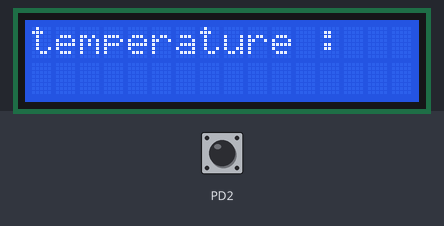
This program was run on a simulated ATmega32, built with avr-gcc and emulated at 8 MHz. Shown: 16×2 character LCD. Wiring (inferred from the names in the program): character LCD (HD44780): RS PA3; E PA2; data PB0, PB1, PB2, PB4. The test bench sets the inputs (shaded band); at power-on: PD2 HIGH.

Above: at 1.2 s.
1.3 s: PD2 pulled LOW for 0.15 s
At 2.3 s:
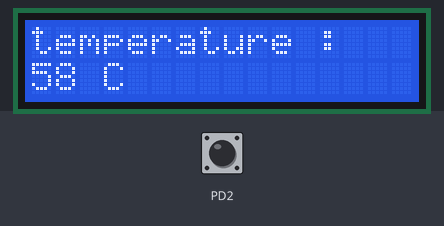
Timing chart, 0 to 4.3 s (numbered marks = the images above; inputs shaded):
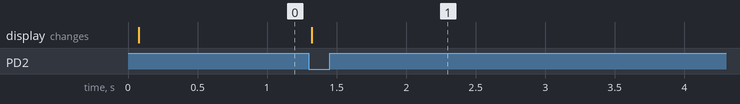

The program:

main.c
```c
/*
 * main.c
 *
 *  Created on: Oct 26, 2023
 *      Author: Mostafa_mohammed
 */

#include "COTS/LIB/Bit_Math.h"
#include "COTS/LIB/STD_Types.h"
#include "COTS/MCAL/DIO/DIO_interface.h"
#include "COTS/MCAL/GIE/GIE_interface.h"
#include "COTS/MCAL/EXTI/EXTI_interface.h"
#include "COTS/MCAL/ADC/ADC_interface.h"
#include "COTS/HAL/LCD/LCD_interface.h"
#include "COTS/Services/Mapping/Mapping_interface.h"

volatile u8 conversionFlag = 0;

void ADC_ISR(void){
	conversionFlag = 1;
}

u16 GetTemperature(u16 ADC_data){

	u16 temp;

	temp = Mapping_u16Map(ADC_data,0,1023,0,500);

	return temp;
}

int main(){

	GIE_voidEnable();

	DIO_voidSetPinDirection(PORTD,PIN2,PIN_INPUT);
	DIO_voidSetPinValue(PORTD,PIN2,PIN_HIGH);

	EXTI_voidEnable(EXTI_0);
	EXTI_voidSetSenseCase(EXTI_0,FALLING_EDGE_SENSE);

	ADC_voidInitilize();
	ADC_voidEnableAutoTriggerMode(External_Interrupt_Request_0);
	ADC_voidSelectChannel(ADC0);
	ADC_SetCallBack(ADC_ISR);

	LCD_voidInitialize();
	LCD_voidWriteString((u8*)"temperature : ");

	u16 ADC_data,temp;

	while(1){

		if(conversionFlag){

			ADC_data = ADC_u16ReadData();
			temp = GetTemperature(ADC_data);

			LCD_voidGoToXY(1,0);
			LCD_voidWriteNumber((s32)temp);
			LCD_voidWriteString((u8*)" C    ");

			conversionFlag = 0;
		}
	}

	return 0;
}
```

Mapping_interface.h
```c
/*************************************************************************/
/************************* Author : Moustafa mohammed Mostafa  **************/
/************************ Date : 24/10/2023               ****************/
/************************ Description : mapping interface ****************/
/*************************************************************************/

#ifndef MAPPING_INTERFACE_H
#define MAPPING_INTERFACE_H

u16 Mapping_u16Map(u16 x,u16 x1,u16 x2,u16 y1,u16 y2);


#endif // MAPPING_INTERFACE_H
```

Mapping_program.c
```c
/*************************************************************************/
/************************* Author : Moustafa mohammed Mostafa  **************/
/************************ Date : 24/10/2023               ****************/
/************************ Date : 24/10/2023               ****************/
/************************ Description : mapping program   ****************/
/*************************************************************************/

#include "../../LIB/Bit_Math.h"
#include "../../LIB/STD_Types.h"
#include "Mapping_interface.h"

u16 Mapping_u16Map(u16 x,u16 x1,u16 x2,u16 y1,u16 y2){

	u16 y;

	y = ((u32)((x-x1)*(y2-y1))/(x2-x1))+y1;

	return y;
}
```

LCD_config.h
```c
/********************************************************************/
/************************* Author : Moustafa mohammed Mostafa  **************/
/******************** Date  : 21/10/2023            *****************/
/******************** Description : LCD configuration ***************/
/********************************************************************/

#ifndef LCD_CONFIG_H
#define LCD_CONFIG_H

#define LCD_CONTROL_PORT	PORTA
#define LCD_DATA_PORT		PORTB

#define LCD_RS_PIN			PIN3
#define LCD_EN_PIN			PIN2
#define LCD_DATA_PIN4		PIN0
#define LCD_DATA_PIN5		PIN1
#define LCD_DATA_PIN6		PIN2
#define LCD_DATA_PIN7		PIN4

#endif //LCD_CONFIG_H
```

Mapping_interface.h
```c
/*************************************************************************/
/************************* Author : Moustafa mohammed Mostafa  **************/
/************************ Date : 24/10/2023               ****************/
/************************ Description : mapping interface ****************/
/*************************************************************************/

#ifndef MAPPING_INTERFACE_H
#define MAPPING_INTERFACE_H

u16 Mapping_u16Map(u16 x,u16 x1,u16 x2,u16 y1,u16 y2);


#endif // MAPPING_INTERFACE_H
```

Mapping_program.c
```c
/*************************************************************************/
/************************* Author : Moustafa mohammed Mostafa  **************/
/************************ Date : 24/10/2023               ****************/
/************************ Description : mapping program   ****************/
/*************************************************************************/

#include "../../LIB/Bit_Math.h"
#include "../../LIB/STD_Types.h"
#include "Mapping_interface.h"

u16 Mapping_u16Map(u16 x,u16 x1,u16 x2,u16 y1,u16 y2){

	u16 y;

	y = ((u32)((x-x1)*(y2-y1))/(x2-x1))+y1;

	return y;
}
```

LCD_interface.h
```c
/********************************************************************/
/************************* Author : Moustafa mohammed Mostafa  **************/
/******************** Date  : 21/10/2023            *****************/
/******************** Description : LCD interface   *****************/
/********************************************************************/

#ifndef LCD_INTERFACE_H
#define LCD_INTERFACE_H

#define INITIALIZE							0b00000010
#define FUNCTION_SET_2LINES_5x7_DOTS		0b00101000
#define DISPLAY_ON_CURSOR_ON_BLINK_ON		0b00001111
#define DISPLAY_ON_CURSOR_OFF				0b00001100
#define DISPLAY_CLEAR						0b00000001
#define ENTRY_MODE_SET						0b00000110

#define LINE0_ADDRESS						0x80
#define LINE1_ADDRESS						0xC0
#define LINE2_ADDRESS						0x94
#define LINE3_ADDRESS						0xD4

#define LINE0	0
#define LINE1	1
#define LINE2	2
#define LINE3	3

#define MAX_INT_DIGITS		10
#define ZERO_ASCII			'0'

void LCD_voidInitialize();
void LCD_voidWriteData(u8 Copy_u8Data);
void LCD_voidWriteCommand(u8 Copy_u8Command);
void LCD_voidClearDisplay();
void LCD_voidGoToXY(u8 Copy_u8Line,u8 Copy_u8Col);
void LCD_voidWriteString(u8 *Copy_u8String);
void LCD_voidWriteNumber(s32 Copy_u32Number);

#endif //LCD_INTERFACE_H
```

LCD_program.c
```c
/********************************************************************/
/************************* Author : Moustafa mohammed Mostafa  **************/
/******************** Date  : 21/10/2023            *****************/
/******************** Description : LCD program     *****************/
/********************************************************************/


#include "../../LIB/Bit_Math.h"
#include "../../LIB/STD_Types.h"
#include "../../MCAL/DIO/DIO_interface.h"
#include "LCD_private.h"
#include "LCD_config.h"
#include "LCD_interface.h"
#include "avr/delay.h"

void LCD_voidInitialize(){

	DIO_voidSetPinDirection(LCD_CONTROL_PORT,LCD_RS_PIN,PIN_OUTPUT);
	DIO_voidSetPinDirection(LCD_CONTROL_PORT,LCD_EN_PIN,PIN_OUTPUT);

	DIO_voidSetPinDirection(LCD_DATA_PORT,LCD_DATA_PIN4,PIN_OUTPUT);
	DIO_voidSetPinDirection(LCD_DATA_PORT,LCD_DATA_PIN5,PIN_OUTPUT);
	DIO_voidSetPinDirection(LCD_DATA_PORT,LCD_DATA_PIN6,PIN_OUTPUT);
	DIO_voidSetPinDirection(LCD_DATA_PORT,LCD_DATA_PIN7,PIN_OUTPUT);
	_delay_ms(30);

	LCD_voidWriteCommand(INITIALIZE);
	LCD_voidWriteCommand(FUNCTION_SET_2LINES_5x7_DOTS);
	_delay_ms(2);

	LCD_voidWriteCommand(DISPLAY_ON_CURSOR_OFF);
	_delay_ms(2);

	LCD_voidWriteCommand(DISPLAY_CLEAR);
	_delay_ms(2);

	LCD_voidWriteCommand(ENTRY_MODE_SET);
}

void LCD_voidWriteCommand(u8 Copy_u8Command){

	DIO_voidSetPinValue(LCD_CONTROL_PORT,LCD_RS_PIN,PIN_LOW);

	DIO_voidSetPinValue(LCD_DATA_PORT,LCD_DATA_PIN4,GET_BIT(Copy_u8Command,4));
	DIO_voidSetPinValue(LCD_DATA_PORT,LCD_DATA_PIN5,GET_BIT(Copy_u8Command,5));
	DIO_voidSetPinValue(LCD_DATA_PORT,LCD_DATA_PIN6,GET_BIT(Copy_u8Command,6));
	DIO_voidSetPinValue(LCD_DATA_PORT,LCD_DATA_PIN7,GET_BIT(Copy_u8Command,7));

	DIO_voidSetPinValue(LCD_CONTROL_PORT,LCD_EN_PIN,PIN_HIGH);
	_delay_ms(1);
	DIO_voidSetPinValue(LCD_CONTROL_PORT,LCD_EN_PIN,PIN_LOW);

	DIO_voidSetPinValue(LCD_DATA_PORT,LCD_DATA_PIN4,GET_BIT(Copy_u8Command,0));
	DIO_voidSetPinValue(LCD_DATA_PORT,LCD_DATA_PIN5,GET_BIT(Copy_u8Command,1));
	DIO_voidSetPinValue(LCD_DATA_PORT,LCD_DATA_PIN6,GET_BIT(Copy_u8Command,2));
	DIO_voidSetPinValue(LCD_DATA_PORT,LCD_DATA_PIN7,GET_BIT(Copy_u8Command,3));

	DIO_voidSetPinValue(LCD_CONTROL_PORT,LCD_EN_PIN,PIN_HIGH);
	_delay_ms(1);
	DIO_voidSetPinValue(LCD_CONTROL_PORT,LCD_EN_PIN,PIN_LOW);
}

void LCD_voidWriteData(u8 Copy_u8Data){

	DIO_voidSetPinValue(LCD_CONTROL_PORT,LCD_RS_PIN,PIN_HIGH);

	DIO_voidSetPinValue(LCD_DATA_PORT,LCD_DATA_PIN4,GET_BIT(Copy_u8Data,4));
	DIO_voidSetPinValue(LCD_DATA_PORT,LCD_DATA_PIN5,GET_BIT(Copy_u8Data,5));
	DIO_voidSetPinValue(LCD_DATA_PORT,LCD_DATA_PIN6,GET_BIT(Copy_u8Data,6));
	DIO_voidSetPinValue(LCD_DATA_PORT,LCD_DATA_PIN7,GET_BIT(Copy_u8Data,7));

	DIO_voidSetPinValue(LCD_CONTROL_PORT,LCD_EN_PIN,PIN_HIGH);
	_delay_ms(1);
	DIO_voidSetPinValue(LCD_CONTROL_PORT,LCD_EN_PIN,PIN_LOW);

	DIO_voidSetPinValue(LCD_DATA_PORT,LCD_DATA_PIN4,GET_BIT(Copy_u8Data,0));
	DIO_voidSetPinValue(LCD_DATA_PORT,LCD_DATA_PIN5,GET_BIT(Copy_u8Data,1));
	DIO_voidSetPinValue(LCD_DATA_PORT,LCD_DATA_PIN6,GET_BIT(Copy_u8Data,2));
	DIO_voidSetPinValue(LCD_DATA_PORT,LCD_DATA_PIN7,GET_BIT(Copy_u8Data,3));

	DIO_voidSetPinValue(LCD_CONTROL_PORT,LCD_EN_PIN,PIN_HIGH);
	_delay_ms(1);
	DIO_voidSetPinValue(LCD_CONTROL_PORT,LCD_EN_PIN,PIN_LOW);
}

void LCD_voidClearDisplay(){
	LCD_voidWriteCommand(DISPLAY_CLEAR);
}

void LCD_voidGoToXY(u8 Copy_u8Line,u8 Copy_u8Col){
	switch(Copy_u8Line){
		case LINE0:
			LCD_voidWriteCommand(LINE0_ADDRESS+Copy_u8Col);
			break;
		case LINE1:
			LCD_voidWriteCommand(LINE1_ADDRESS+Copy_u8Col);
			break;
		case LINE2:
			LCD_voidWriteCommand(LINE2_ADDRESS+Copy_u8Col);
			break;
		case LINE3:
			LCD_voidWriteCommand(LINE3_ADDRESS+Copy_u8Col);
			break;
	}
}

void LCD_voidWriteString(u8 *Copy_u8String){
	u8 i=0;
	while(Copy_u8String[i]!='\0'){
		LCD_voidWriteData(Copy_u8String[i]);
		i++;
	}
}

void LCD_voidWriteNumber(s32 Copy_u32Number){
	u8 arr[MAX_INT_DIGITS];
	u8 i=0;
	if(Copy_u32Number==0){
		LCD_voidWriteData(ZERO_ASCII);
	}
	else if(Copy_u32Number<0){
		LCD_voidWriteData('-');
		Copy_u32Number*=-1;
		while(Copy_u32Number>0){
			arr[i]=Copy_u32Number%10;
			Copy_u32Number/=10;
			i++;
		}
		for(u8 j=i;j>0;j--){
			LCD_voidWriteData(arr[j-1]+ZERO_ASCII);
		}
	}
	else{
		while(Copy_u32Number>0){
			arr[i]=Copy_u32Number%10;
			Copy_u32Number/=10;
			i++;
		}
		for(u8 j=i;j>0;j--){
			LCD_voidWriteData(arr[j-1]+ZERO_ASCII);
		}
	}
}
```

Bit_Math.h
```c
/**********************************************************************/
/************************* Author : Moustafa mohammed Mostafa  **************/
/*                    Date: 20/10/2023                                */
/*                    Description: Bit Math                           */
/**********************************************************************/

#ifndef BIT_MATH_H
#define BIT_MATH_H

#define GET_BIT(reg,bitNum) (reg>>bitNum)&1
#define SET_BIT(reg,bitNum) reg|=(1<<bitNum)
#define CLR_BIT(reg,bitNum) reg&=(~(1<<bitNum))
#define TOG_BIT(reg,bitNum) reg^=(1<<bitNum)

#define SET_BYTE(reg,val)	reg=val
#define CONC_BYTE(b7,b6,b5,b,b3,b2,b1,b0)	0b##b7##b6##b5##b4##b3##b2##b1##b0

#endif //BIT_MATH_H
```

STD_Types.h
```c
/**********************************************************************/
/************************* Author : Moustafa mohammed Mostafa  **************/
/*                    Date: 20/10/2023                                */
/*                    Description: STD TYPES                          */
/**********************************************************************/

#ifndef STD_TYPES_H
#define STD_TYPES_H

// data types
typedef unsigned char u8;
typedef unsigned short int u16;
typedef unsigned long int u32;
typedef unsigned long long int u64;
typedef signed char s8;
typedef signed short int s16;
typedef signed long int s32;
typedef signed long long int s64;
typedef float f32;
typedef double f64;

#define NULL ((void *)(0x00))

#endif //STD_TYPES_H
```

ADC_config.h
```c
/*******************************************************************************/
/************************* Author : Moustafa mohammed Mostafa  **************/
/*********************** Date : 24/10/2023                **********************/
/*********************** Description : ACD configurations **********************/
/*******************************************************************************/

#ifndef ADC_CONFIG_H
#define ADC_CONFIG_H

/**************************************************/
/*
 * AREF
*  AVCC
*  Internal
 */
#define Voltage_source		AVCC
/**************************************************/

/**************************************************/
/*
 * RIGHT_ADJAST
 * LEFT_ADJAST
 */
#define ADC_Adjust_Result		RIGHT_ADJAST
/**************************************************/

/**************************************************/
/*
 * DIVIDE_2
 * DIVIDE_4
 * DIVIDE_8
 * DIVIDE_16
 * DIVIDE_32
 * DIVIDE_64
 * DIVIDE_128
*/
#define PRE_SCALER		DIVIDE_64
/***************************************************/

/***************************************************/
/*
 * ADC_INTERRUPT_DISABLE
 * ADC_INTERRUPT_ENABLE
 */
#define ADC_INTERRUPT_STATUS		ADC_INTERRUPT_ENABLE
/***************************************************/


#endif // ADC_CONFIG_H
```

ADC_interface.h
```c
/*****************************************************************************/
/************************* Author : Moustafa mohammed Mostafa  **************/
/*********************** Date : 24/10/2023              **********************/
/*********************** Description : ACD interface    **********************/
/*****************************************************************************/

#ifndef ADC_INTERFACE_H
#define ADC_INTERFACE_H

typedef enum{
	ADC0,
	ADC1,
	ADC2,
	ADC3,
	ADC4,
	ADC5,
	ADC6,
	ADC7
}ADC_t;

typedef enum{
	Free_Running_mode,
	Analog_Comparator,
	External_Interrupt_Request_0,
	Timer_Counter0_Compare_Match,
	Timer_Counter0_Overflow,
	Timer_Counter_Compare_Match_B,
	Timer_Counter1_Overflow,
	Timer_Counter1_Capture_Event,
}AutoTrigger_t;


/***************** prototypes **********************************************/

void ADC_voidInitilize();
void ADC_voidEnableAutoTriggerMode(AutoTrigger_t Copy_AutoTriggerSource);
void ADC_voidSelectChannel(ADC_t Copy_ADCChannel);
void ADC_voidStartConversion();
u16 ADC_u16ReadData();
void ADC_SetCallBack(void(*ptr)(void));

#endif // ADC_INTERFACE_H
```

ADC_private.h
```c
/*****************************************************************************/
/************************* Author : Moustafa mohammed Mostafa  **************/
/*********************** Date : 24/10/2023              **********************/
/*********************** Description : ACD private      **********************/
/*****************************************************************************/

#ifndef ADC_PRIVATE_H
#define ADC_PRIVATE_H


typedef struct{
	u8 MUX   :5;
	u8 ADLAR :1;
	u8 REFS  :2;
}ADMUX_t;

typedef struct{
	u8 ADPS  :3;
	u8 ADIE  :1;
	u8 ADIF  :1;
	u8 ADATE :1;
	u8 ADSC  :1;
	u8 ADEN  :1;
}ADCSRA_t;

typedef struct{
	u8 :5;
	u8 ADTS :3;
}SFIOR_t;

#define ADMUX		((volatile ADMUX_t*)(0x27))
#define ADCSRA		((volatile ADCSRA_t*)(0x26))
#define ADC_L		*((volatile u8*)(0x24))
#define ADC_H		*((volatile u8*)(0x25))
#define ADC			*((volatile u16*)(0x24))
#define SFIOR		((volatile SFIOR_t*)(0x50))


/********************************************************/
#define DISABLE		0
#define ENABLE		1
/********************************************************/

/********************************************************/
#define RESET		0
#define SET			1
/********************************************************/

/********************************************************/
#define AREF		0
#define AVCC		1
#define Internal	3
/********************************************************/

/********************************************************/
#define RIGHT_ADJAST	0
#define LEFT_ADJAST		1
/********************************************************/

/********************************************************/
#define AUTO_TRIGGER_DISABLE		0
#define AUTO_TRIGGER_ENABLE			1
/********************************************************/

/********************************************************/
/*
#define Free_Running_mode					0b000
#define Analog_Comparator					0b001
#define External_Interrupt_Request_0		0b010
#define Timer_Counter0_Compare_Match		0b011
#define Timer_Counter0_Overflow				0b100
#define Timer_Counter_Compare_Match_B		0b101
#define Timer_Counter1_Overflow				0b110
#define Timer_Counter1_Capture_Event		0b111
*/
/********************************************************/
#define DIVIDE_2		0b000
#define DIVIDE_4		0b010
#define DIVIDE_8		0b011
#define DIVIDE_16		0b100
#define DIVIDE_32		0b101
#define DIVIDE_64		0b110
#define DIVIDE_128		0b111
/********************************************************/

/********************************************************/
#define ADC_INTERRUPT_DISABLE		0
#define ADC_INTERRUPT_ENABLE		1
/********************************************************/

#endif // ADC_PRIVATE_H
```

ADC_program.c
```c
/*****************************************************************************/
/************************* Author : Moustafa mohammed Mostafa  **************/
/*********************** Date : 24/10/2023              **********************/
/*********************** Description : ACD program      **********************/
/*****************************************************************************/

#include "../../LIB/Bit_Math.h"
#include "../../LIB/STD_Types.h"
#include "ADC_private.h"
#include "ADC_config.h"
#include "ADC_interface.h"

void (*ADC_GPfun)(void)=NULL;

void ADC_voidInitilize(){

	ADMUX->REFS = Voltage_source;
	ADMUX->ADLAR = ADC_Adjust_Result;

	ADCSRA->ADPS = PRE_SCALER;

	ADCSRA->ADIE = ADC_INTERRUPT_STATUS;

	ADCSRA->ADEN = ENABLE;
}

void ADC_voidEnableAutoTriggerMode(AutoTrigger_t Copy_AutoTriggerSource){

	ADCSRA->ADATE = AUTO_TRIGGER_ENABLE;

	SFIOR->ADTS = Copy_AutoTriggerSource;
}

void ADC_voidSelectChannel(ADC_t Copy_ADCChannel){

	ADMUX->MUX = Copy_ADCChannel;
}

void ADC_voidStartConversion(){

	ADCSRA->ADSC = ENABLE;

	while(ADCSRA->ADIF == 0);
	ADCSRA->ADIF = SET;
}

u16 ADC_u16ReadData(){

	return ADC;
}


void ADC_SetCallBack(void(*ptr)(void)){

	ADC_GPfun=ptr;
}

void __vector_16()__attribute__((signal));   // ADC
void __vector_16(){
	if(ADC_GPfun != NULL){
		ADC_GPfun();
	}
}
```

DIO_config.h
```c
/**********************************************************************/
/************************* Author : Moustafa mohammed Mostafa  **************/
/*                    Date: 20/10/2023                                */
/*                    Description: DIO configuration                  */
/**********************************************************************/

#ifndef DIO_CONFIG_H
#define DIO_CONFIG_H

/************* free driver *************/

#endif // DIO_CONFIG_H
```

Source omitted: DIO_interface.h (1573 bytes), DIO_private.h (1181 bytes), DIO_program.c (3374 bytes), EXTI_config.h (457 bytes), EXTI_interface.h (990 bytes), EXTI_private.h (788 bytes), EXTI_program.c (3543 bytes), GIE_config.h (481 bytes), GIE_interface.h (496 bytes), GIE_private.h (496 bytes), GIE_program.c (611 bytes), LCD_private.h (448 bytes) and 18 more

Measured:
- after the input at 1.3 s, the display: changes at once (image 1)
